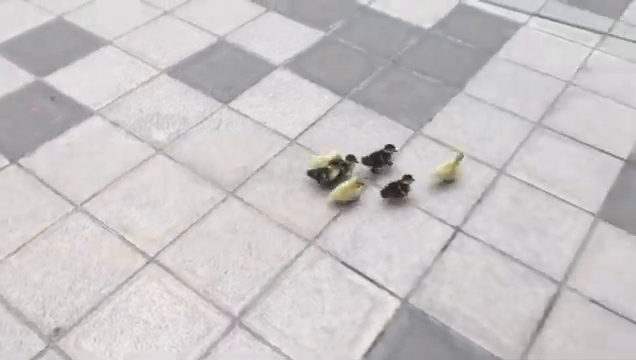
#> input picture frame 208 of patitos.mp4, 636 x 360 px
$ python retoCannyEdge_grafico.py
#> lines starting #> are read from the running program, lines starting #| are printed output that depends on the picture; after the words box and inside, x2 and y2 are one past the last pixel; in counts of white or black regions, pixels touching at a corner belong together
import cv2
import numpy as np
import matplotlib.pyplot as plt

# --- Parámetros ajustables ---
VIDEO_PATH = 'patitos.mp4'
AREA_THRESHOLD = 500      # área mínima para considerar un contorno
HOUGH_THRESH = 150        # umbral de HoughLines
GRID_SQUARE_CM = 10.0     # tamaño real de cada cuadrado de la malla

# --- Inicializaciones ---
cap = cv2.VideoCapture(VIDEO_PATH)
if not cap.isOpened():
    print("Error al abrir el video.")
    exit()

bg_subtractor = cv2.createBackgroundSubtractorMOG2(
    history=100, varThreshold=50, detectShadows=True)

pixel_per_cm = None
centroids = []
prev_centroid = None  # posición del patito en el fotograma anterior

while True:
    ret, frame = cap.read()
#> frame is the input picture: shape (360, 636, 3); mean B, G, R 198.7, 197.4, 201
    if not ret:
        break

    gray = cv2.cvtColor(frame, cv2.COLOR_BGR2GRAY)
    blur = cv2.GaussianBlur(gray, (5, 5), 0)
    edges = cv2.Canny(blur, 50, 150)
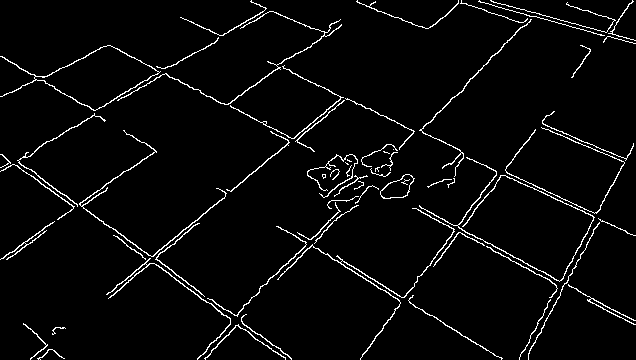
#> edges: shape (360, 636); 3.8% white in thin lines or dots

    # --- 1) Detección de líneas con Hough y dibujo ---
    lines = cv2.HoughLines(edges, 1, np.pi / 180, HOUGH_THRESH)
#> lines = 13 rows, first 8: [294, 0.873], [-15, 2.06], [-11, 2.06], [39, 2.13], [119, 2.2], [-58, 2.01], [212, 0.96], [296, 0.855]
    if lines is not None:
        # Dibujar todas las líneas detectadas en azul
        for rho, theta in lines[:, 0]:
            a = np.cos(theta)
            b = np.sin(theta)
            x0 = a * rho
            y0 = b * rho
            # puntos extremos de la línea
            x1 = int(x0 + 1000 * (-b))
            y1 = int(y0 + 1000 * ( a))
            x2 = int(x0 - 1000 * (-b))
            y2 = int(y0 - 1000 * ( a))
            cv2.line(frame, (x1, y1), (x2, y2), (255, 0, 0), 1)
#> this loop made 13 passes
#> (rho, theta, a, b, x0, y0, x1, y1) on passes 1 to 12: (294, 0.873, 0.643, 0.766, 189, 225.2, -577, 868), (-15, 2.06, -0.469, 0.883, 7.04, -13.24, -875, -482), (-11, 2.06, -0.469, 0.883, 5.16, -9.71, -877, -479), (39, 2.13, -0.53, 0.848, -20.67, 33.07, -868, -496), (119, 2.2, -0.588, 0.809, -69.95, 96.27, -878, -491), (-58, 2.01, -0.423, 0.906, 24.51, -52.57, -881, -475), (212, 0.96, 0.574, 0.819, 121.6, 173.7, -697, 747), (296, 0.855, 0.656, 0.755, 194.2, 223.4, -560, 879), (-64, 2.02, -0.438, 0.899, 28.06, -57.52, -870, -495), (-55, 2.01, -0.423, 0.906, 23.24, -49.85, -883, -472), (123, 2.18, -0.574, 0.819, -70.55, 100.8, -889, -472), (-20, 2.08, -0.485, 0.875, 9.7, -17.49, -864, -502)
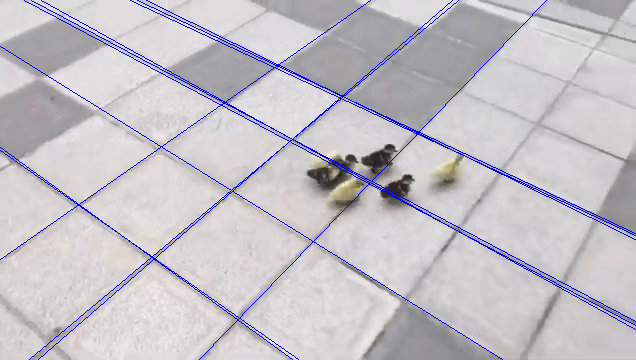
#> frame: shape (360, 636, 3); 2.49% of pixels changed, all inside (x1, y1, x2, y2) = (0, 0, 636, 360)

        # Estimación de escala (pix/cm) la primera vez
        if pixel_per_cm is None:
            # Conservamos solo líneas casi verticales para medir distancias horizontales
            rhos = [l[0][0] for l in lines if abs(np.sin(l[0][1])) > 0.9]
#> rhos = [-58, -55]
            if len(rhos) >= 2:
                rhos_uniq = sorted(set(int(round(r)) for r in rhos))
#> rhos_uniq = [-58, -55]
                if len(rhos_uniq) >= 2:
                    diffs = np.diff(rhos_uniq)
#> diffs = [3]
                    median_pix = np.median(diffs)
#> median_pix = 3
                    pixel_per_cm = median_pix / GRID_SQUARE_CM
#> pixel_per_cm = 0.3
                    print(f"Escala: {pixel_per_cm:.2f} pixeles/cm")
#| Escala: 0.30 pixeles/cm

    # --- 2) Máscara de movimiento y umbral adaptativo ---
    fg_mask = bg_subtractor.apply(frame)
#> fg_mask: shape (360, 636); every value is 127
    fg_mask = cv2.morphologyEx(fg_mask, cv2.MORPH_OPEN, np.ones((5,5),np.uint8))
    thresh = cv2.adaptiveThreshold(
        blur, 255,
        cv2.ADAPTIVE_THRESH_GAUSSIAN_C,
        cv2.THRESH_BINARY_INV,
        blockSize=11, C=2
    )
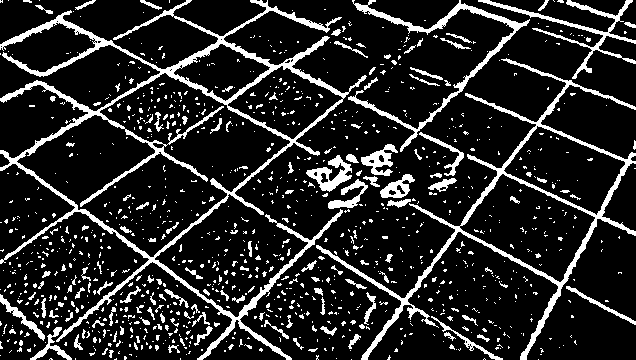
#> thresh: shape (360, 636); 15.3% white; 1114 white regions (976 under 20 px), largest, box (x1, y1, x2, y2) and area: (0, 0, 367, 360) 11570, (316, 58, 636, 360) 5564, (348, 0, 530, 152) 2134
    combined = cv2.bitwise_and(fg_mask, thresh)
#> combined: shape (360, 636); values 0 (black) and 127 (white), 15.3% white; 1114 white regions (976 under 20 px)
    contours, _ = cv2.findContours(
        combined, cv2.RETR_EXTERNAL, cv2.CHAIN_APPROX_SIMPLE)
#> contours = 858 contours, 794 with area under 20; largest, box (x1, y1, x2, y2) and area: (0, 0, 367, 360) 40647, (316, 58, 636, 360) 17772, (348, 0, 530, 152) 1676, (478, 0, 636, 79) 1068, (306, 155, 352, 192) 644

    candidatos = []
    for cnt in contours:
        area = cv2.contourArea(cnt)
        if area < AREA_THRESHOLD:
            continue

        # brillo medio dentro del contorno
        mask = np.zeros(gray.shape, np.uint8)
        cv2.drawContours(mask, [cnt], -1, 255, -1)
        mean_gray = cv2.mean(gray, mask=mask)[0]
        # contraste con fondo
        bg_mean = cv2.mean(gray, mask=cv2.bitwise_not(mask))[0]
        contraste = abs(bg_mean - mean_gray)
        # centroid
        x, y, w, h = cv2.boundingRect(cnt)
        cx, cy = x + w//2, y + h//2

        candidatos.append({
            'cnt': cnt,
            'mean_gray': mean_gray,
            'contraste': contraste,
            'centroid': (cx, cy)
        })
#> this loop made 858 passes
#> area on pass 45: 22
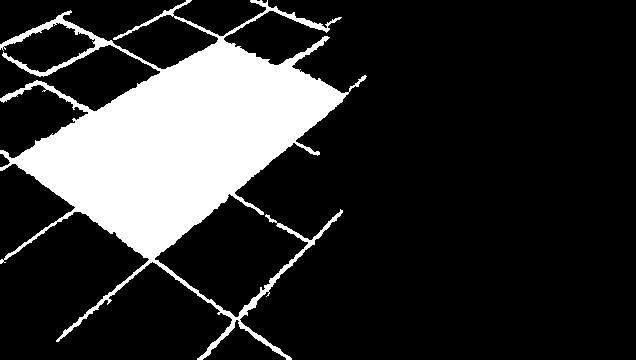
#> mask: shape (360, 636); 18.5% white; 1 white region, box (x1, y1, x2, y2) and area: (0, 0, 367, 360) 42445
#> after the loop, candidatos = 5 items

    elegido = None
    if candidatos:
        if prev_centroid is None:
            # primer fotograma: por brillo + contraste
            elegido = min(
                candidatos,
                key=lambda c: (c['mean_gray'], -c['contraste'])
            )
#> elegido = {'cnt': contour of 126 points, box (x1, y1, x2, y2) (306, 155, 352, 192), area 644, 'mean_gray': 72.3, 'contraste': 126.7, 'centroid': (329, 173)}
        else:
            # fotogramas siguientes: más cercano al prev_centroid
            def score(c):
                dx = c['centroid'][0] - prev_centroid[0]
                dy = c['centroid'][1] - prev_centroid[1]
                dist = np.hypot(dx, dy)
                return dist - 0.01 * c['contraste']

            elegido = min(candidatos, key=score)

        cx, cy = elegido['centroid']
#> cx = 329; cy = 173
        centroids.append((cx, cy))
        prev_centroid = (cx, cy)
#> prev_centroid = (329, 173)

        # dibujar en el frame
        x, y, w, h = cv2.boundingRect(elegido['cnt'])
#> x = 306; y = 155; w = 46; h = 37
        cv2.rectangle(frame, (x, y), (x+w, y+h), (0, 255, 0), 2)
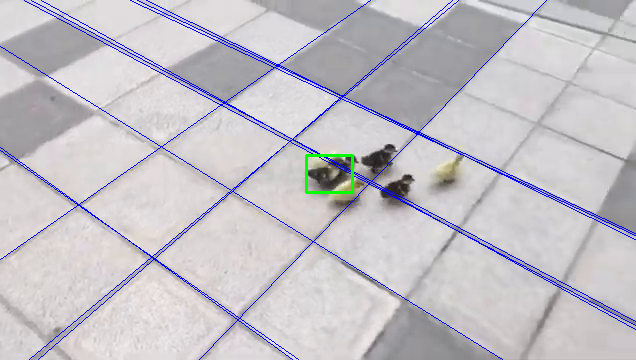
#> frame: shape (360, 636, 3); 0.22% of pixels changed, all inside (x1, y1, x2, y2) = (305, 154, 354, 194)
        cv2.circle(frame, (cx, cy), 5, (0, 0, 255), -1)
#> frame: shape (360, 636, 3); 0.04% of pixels changed, all inside (x1, y1, x2, y2) = (324, 168, 335, 179)
        cv2.putText(frame, "Patito", (x, y-10),
                    cv2.FONT_HERSHEY_SIMPLEX, 0.5, (0, 255, 0), 1)
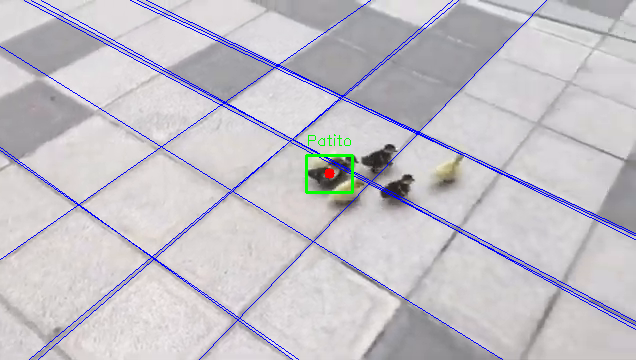
#> frame: shape (360, 636, 3); mean B, G, R 200, 193, 195.9

    cv2.imshow('Seguimiento Temporal + HoughLines', frame)
    if cv2.waitKey(1) & 0xFF == ord('q'):
#> (key q is pressed here)
        break

cap.release()
cv2.destroyAllWindows()

# --- Gráfica final de trayectoria (en cm) ---
if pixel_per_cm and len(centroids) >= 2:
    traj_cm = [(x/pixel_per_cm, y/pixel_per_cm) for x, y in centroids]
    xs, ys = zip(*traj_cm)

    plt.figure(figsize=(6,6))
    plt.plot(xs, ys, '-o', label='Trayectoria')
    for i in range(len(xs)-1):
        dx, dy = xs[i+1]-xs[i], ys[i+1]-ys[i]
        plt.arrow(xs[i], ys[i], dx, dy,
                  head_width=0.5, length_includes_head=True)
    plt.gca().invert_yaxis()
    plt.xlabel('X (cm)')
    plt.ylabel('Y (cm)')
    plt.title('Trayectoria y Dirección (seguimiento temporal)')
    plt.grid(True)
    plt.legend()
    plt.show()
else:
    print("No se pudo graficar trayectoria.")

$ run again, starting later in the video
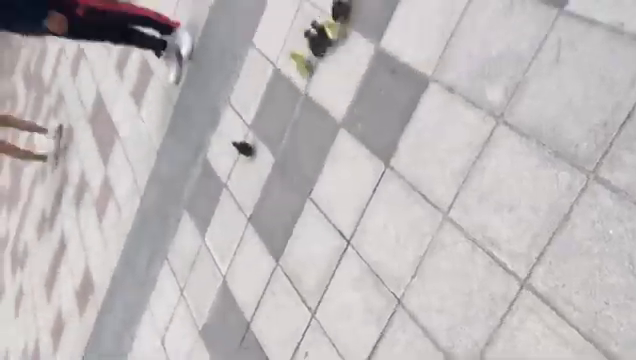
#> input picture frame 937 of patitos.mp4, 636 x 360 px
#> frame is the input picture: shape (360, 636, 3); mean B, G, R 185.7, 184.5, 189.2
#> `edges = cv2.Canny(blur, 50, 150)`:
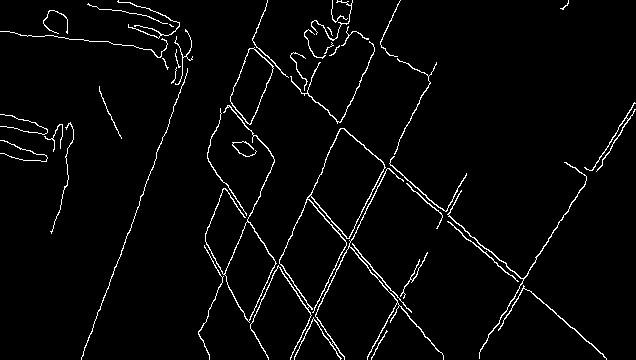
#> edges: shape (360, 636); 3.1% white in thin lines or dots
#> lines = [[-128, 2.29], [421, 0.454], [592, 0.559], [-82, 2.55], [200, 0.349], [-110, 2.44], [-132, 2.29], [361, 0.419], [-102, 2.43]]
#> the loop `for rho, theta in lines[:, 0]:` made 9 passes
#> (rho, theta, a, b, x0, y0, x1, y1) on passes 1 to 8: (-128, 2.29, -0.656, 0.755, 83.98, -96.6, -670, -752), (421, 0.454, 0.899, 0.438, 378.4, 184.6, -59, 1083), (592, 0.559, 0.848, 0.53, 502, 313.7, -27, 1161), (-82, 2.55, -0.829, 0.559, 67.98, -45.85, -491, -874), (200, 0.349, 0.94, 0.342, 187.9, 68.4, -154, 1008), (-110, 2.44, -0.766, 0.643, 84.26, -70.71, -558, -836), (-132, 2.29, -0.656, 0.755, 86.6, -99.62, -668, -755), (361, 0.419, 0.914, 0.407, 329.8, 146.8, -76, 1060)
#> rhos = []
#> fg_mask: shape (360, 636); every value is 127
#> thresh: shape (360, 636); 16% white; 631 white regions (489 under 20 px), largest, box (x1, y1, x2, y2) and area: (183, 0, 636, 360) 11844, (0, 6, 167, 59) 1503, (88, 67, 139, 251) 1366
#> combined: shape (360, 636); values 0 (black) and 127 (white), 16% white; 631 white regions (489 under 20 px)
#> contours = 610 contours, 519 with area under 20; largest, box (x1, y1, x2, y2) and area: (183, 0, 636, 360) 24628, (0, 6, 167, 59) 1712, (88, 67, 139, 251) 1047, (82, 67, 191, 360) 990, (84, 0, 181, 35) 828
#> the loop `for cnt in contours:` made 610 passes
#> area on passes 10, 17, 18: 21, 25, 34.5
#> after the loop `for cnt in contours:`: candidatos = 9 items
#> elegido = {'cnt': contour of 255 points, box (x1, y1, x2, y2) (0, 6, 167, 59), area 1712, 'mean_gray': 40.92, 'contraste': 146.3, 'centroid': (83, 32)}
#> cx = 83; cy = 32
#> prev_centroid = (83, 32)
#> x = 0; y = 6; w = 167; h = 53
#> `cv2.rectangle(frame, (x, y), (x+w, y+h), (0, 255, 0), 2)`:
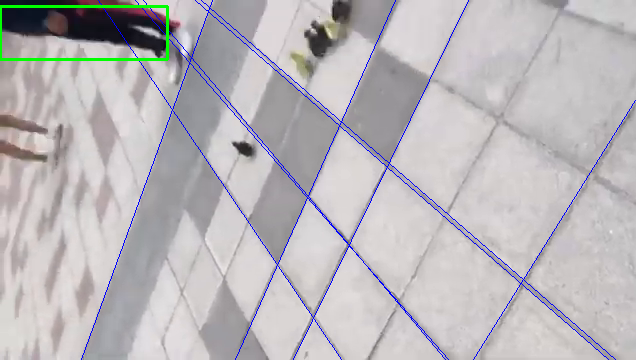
#> frame: shape (360, 636, 3); mean B, G, R 186.2, 182.9, 186.1

$ run again, starting later in the video
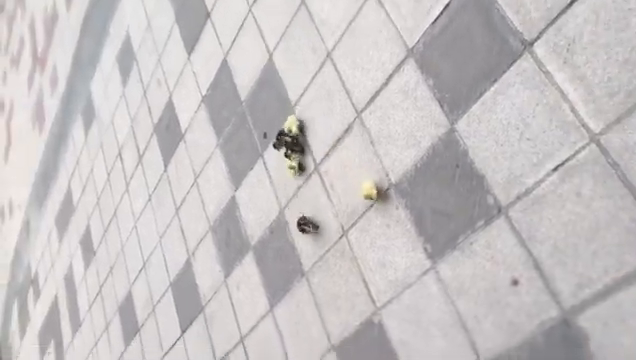
#> input picture frame 1666 of patitos.mp4, 636 x 360 px
#> frame is the input picture: shape (360, 636, 3); mean B, G, R 196.2, 195.5, 199.8
#> `edges = cv2.Canny(blur, 50, 150)`:
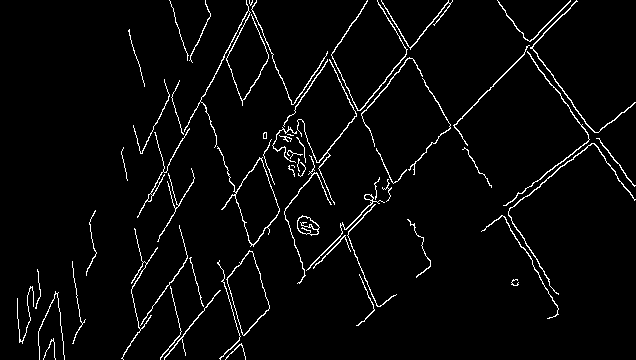
#> edges: shape (360, 636); 3.4% white in thin lines or dots
#> lines = [[409, 0.785], [349, 0.681], [353, 0.681], [407, 0.785], [351, 0.663], [411, 0.768], [-228, 2.74]]
#> the loop `for rho, theta in lines[:, 0]:` made 7 passes
#> (rho, theta, a, b, x0, y0, x1, y1) on passes 1 to 7: (409, 0.785, 0.707, 0.707, 289.2, 289.2, -417, 996), (349, 0.681, 0.777, 0.629, 271.2, 219.6, -358, 996), (353, 0.681, 0.777, 0.629, 274.3, 222.2, -354, 999), (407, 0.785, 0.707, 0.707, 287.8, 287.8, -419, 994), (351, 0.663, 0.788, 0.616, 276.6, 216.1, -339, 1004), (411, 0.768, 0.719, 0.695, 295.6, 285.5, -399, 1004), (-228, 2.74, -0.921, 0.391, 209.9, -89.09, -180, -1009)
#> rhos = []
#> fg_mask: shape (360, 636); every value is 127
#> thresh: shape (360, 636); 20.3% white; 1061 white regions (860 under 20 px), largest, box (x1, y1, x2, y2) and area: (77, 0, 577, 360) 18879, (504, 50, 636, 316) 2995, (220, 228, 291, 360) 1542
#> combined: shape (360, 636); values 0 (black) and 127 (white), 20.3% white; 1061 white regions (860 under 20 px)
#> contours = 1039 contours, 930 with area under 20; largest, box (x1, y1, x2, y2) and area: (77, 0, 577, 360) 30078, (504, 50, 636, 316) 2547, (55, 0, 121, 256) 1344, (220, 228, 291, 360) 1186, (36, 0, 97, 215) 956
#> the loop `for cnt in contours:` made 1039 passes
#> area on passes 9, 26, 29: 31, 33.5, 37.5
#> after the loop `for cnt in contours:`: candidatos = 10 items
#> elegido = {'cnt': contour of 613 points, box (x1, y1, x2, y2) (504, 50, 636, 316), area 2547, 'mean_gray': 158.9, 'contraste': 38.36, 'centroid': (570, 183)}
#> cx = 570; cy = 183
#> prev_centroid = (570, 183)
#> x = 504; y = 50; w = 132; h = 266
#> `cv2.putText(frame, "Patito", (x, y-10), cv2.FONT_HERSHEY_SIMPLEX, 0.5,..`:
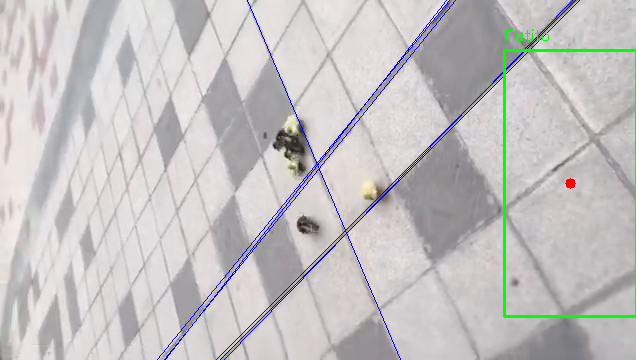
#> frame: shape (360, 636, 3); mean B, G, R 195.3, 194.2, 196.2
